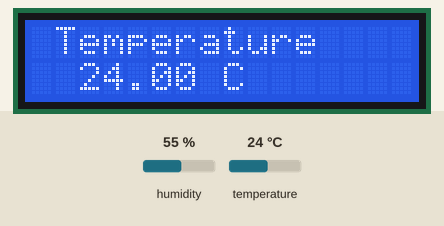
The sketch below on a simulated Arduino Uno, built with avr-gcc and run on an emulated ATmega328P. On the bench: 16×2 character LCD. Inputs (shaded band) come from the test bench; at power-on: temperature 24 °C, humidity 55 %.

Above: at 1.2 s.
1.3 s: temperature set to 12 °C
At 3.0 s:
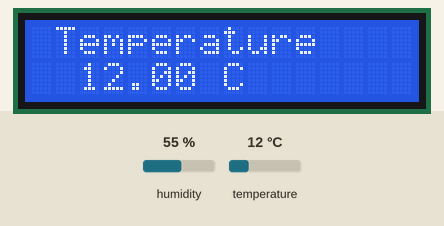
3.5 s: temperature set to 19 °C
At 4.8 s:
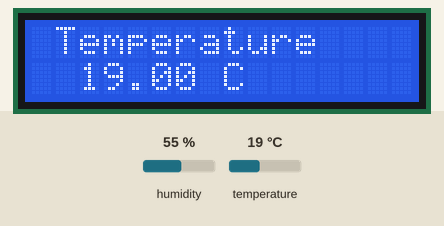
5.5 s: temperature set to 28 °C
At 6.6 s:
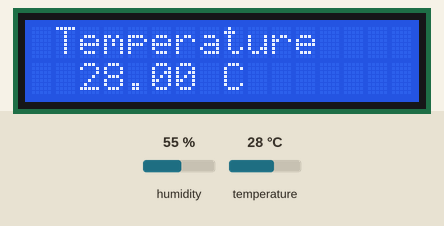
Timing chart, 0 to 8.5 s (numbered marks = the images above; inputs shaded):
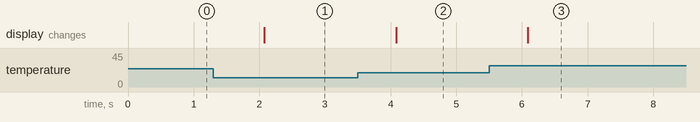

The sketch:

Salazar_CPE161P_Experiment3.ino
```cpp
#include <DHT.h>;
#include <LiquidCrystal.h>; // includes the LiquidCrystal Library


LiquidCrystal lcd(3, 4, 8, 9, 10, 11); // Creates an LCD object. Parameters: (rs, enable, d4, d5, d6, d7)

//Constants
const int DHTPIN  = 2;     // what pin we're connected to
const int DHTTYPE = DHT22;   // DHT 22  (AM2302)
DHT dht(DHTPIN, DHTTYPE); //// Initialize DHT sensor for normal 16mhz Arduino


//Variables
int chk;
float hum;  //Stores humidity value
float temp; //Stores temperature value

void setup()
{
  Serial.begin(9600);
  dht.begin();
  lcd.begin(16,2); // Initializes the interface to the LCD screen, and specifies the dimensions (width and height) of the display }
}

void loop()
{
  temp= dht.readTemperature();
  lcd.setCursor(1,0);
  lcd.print("Temperature");
  lcd.setCursor(2,8);
  lcd.print(temp);
  lcd.print(" C");
  //lcd.clear(); // Clears the LCD screen
}
```

Measured:
- after the input at 1.3 s, the display: changes after 0.78 s (image 1)
- after the input at 3.5 s, the display: changes after 0.58 s (image 2)
- after the input at 5.5 s, the display: changes after 0.59 s (image 3)
